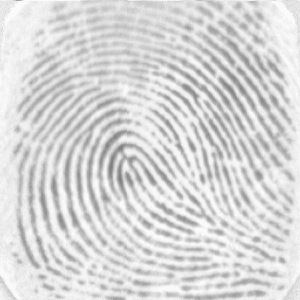
#> input picture finger1.png, 300 x 300 px, given in place of finger1.tif, which was not available
$ jupyter execute mcc_full_fingerprint.ipynb   (shell and % lines are left out)   (older library calls are emulated)   (text cells are left out)
#> lines starting #> are read from the running program, lines starting #| are printed output that depends on the picture; after the words box and inside, x2 and y2 are one past the last pixel; in counts of white or black regions, pixels touching at a corner belong together; pictures that were not available may be replaced by others from this repository, and a replacement may not be noted
[cell 1]
# 📦 Imports
import cv2
import numpy as np
import matplotlib.pyplot as plt
from PIL import Image
from skimage.morphology import skeletonize
from skimage.filters import threshold_otsu
from scipy.spatial.distance import cosine
from scipy.ndimage import sobel
from skimage.feature import corner_peaks

[cell 2]
# 📥 Load TIFF as grayscale
def load_tiff_as_grayscale(path):
    img = Image.open(path).convert('L')
    return np.array(img, dtype=np.uint8)

[cell 3]
# ⚙️ Preprocessing: Binarize and skeletonize
def preprocess_image(gray_img):
    thresh = threshold_otsu(gray_img)
    binary = gray_img > thresh
    skeleton = skeletonize(binary)
    return skeleton.astype(np.uint8), gray_img

[cell 4]
# 📐 Compute orientation field
def compute_orientation_field(img, block_size=16):
    rows, cols = img.shape
    orientation = np.zeros((rows // block_size, cols // block_size))

    for i in range(0, rows - block_size, block_size):
        for j in range(0, cols - block_size, block_size):
            block = img[i:i+block_size, j:j+block_size]
            dx = sobel(block, axis=1)
            dy = sobel(block, axis=0)
            v = 2 * np.sum(dx * dy)
            u = np.sum(dx**2 - dy**2)
            orientation[i//block_size, j//block_size] = 0.5 * np.arctan2(v, u)
    return orientation

[cell 5]
# 🎨 Gabor filtering
def apply_gabor_filter(img):
    ksize = 21
    sigma = 5.0
    lambd = 10.0
    gamma = 0.5
    psi = 0
    responses = []
    for theta in np.linspace(0, np.pi, 8, endpoint=False):
        kernel = cv2.getGaborKernel((ksize, ksize), sigma, theta, lambd, gamma, psi)
        fimg = cv2.filter2D(img, cv2.CV_32F, kernel)
        responses.append(fimg)
    return np.max(responses, axis=0)

[cell 6]
# 🔍 Extract mock minutiae (top corners)
def extract_minutiae_points(skeleton):
    corners = corner_peaks(cv2.cornerHarris(skeleton.astype(np.float32), 2, 3, 0.04), min_distance=10)
    return corners[:50]

[cell 7]
# 🧬 Generate MCC-style descriptors
def generate_mcc_descriptors(minutiae, orientation_field, radius=16, bins=8):
    descriptors = []
    for (y, x) in minutiae:
        patch = np.zeros((bins, bins))
        for (y2, x2) in minutiae:
            dy, dx = y2 - y, x2 - x
            dist = np.hypot(dx, dy)
            if dist < radius and dist != 0:
                bin_x = int((dx + radius) * bins / (2 * radius))
                bin_y = int((dy + radius) * bins / (2 * radius))
                if 0 <= bin_x < bins and 0 <= bin_y < bins:
                    angle = orientation_field[y2//16, x2//16] if 0 <= y2//16 < orientation_field.shape[0] and 0 <= x2//16 < orientation_field.shape[1] else 0
                    patch[bin_y, bin_x] += np.cos(angle)
        descriptors.append(patch.flatten())
    return np.array(descriptors)

[cell 8]
# 🧪 Match descriptors using cosine similarity
def match_fingerprints(desc1, desc2):
    scores = []
    for d1 in desc1:
        if np.linalg.norm(d1) == 0:
            continue
        for d2 in desc2:
            if np.linalg.norm(d2) == 0:
                continue
            sim = 1 - cosine(d1, d2)
            if not np.isnan(sim):
                scores.append(sim)
    return np.mean(sorted(scores, reverse=True)[:10]) if scores else 0.0

[cell 9]
# 🚀 Run the full pipeline on TIFF images
gray1 = load_tiff_as_grayscale('finger1.tif')
#> in load_tiff_as_grayscale, img is the input picture: PIL image 300x300 L; min 121, max 250, mean 215.8
gray2 = load_tiff_as_grayscale('finger2.tif')
#> call 2 of load_tiff_as_grayscale, with path = 'finger2.tif'
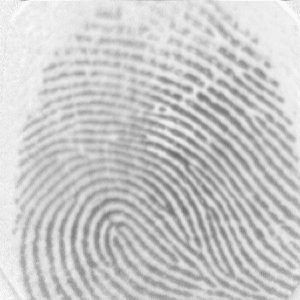
#> input picture finger2.tif, 300 x 300 px
#> in load_tiff_as_grayscale, img is the input picture: PIL image 300x300 L; min 108, max 250, mean 201.2

skel1, _ = preprocess_image(gray1)
#> in preprocess_image, `thresh = threshold_otsu(gray_img)`: thresh = 208
#> in preprocess_image, `binary = gray_img > thresh`:
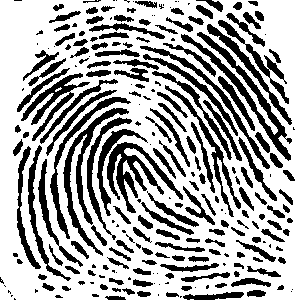
#> binary: shape (300, 300) bool; 66.6% white; 238 black regions (74 under 20 px), largest, box (x1, y1, x2, y2) and area: (181, 32, 292, 161) 1866, (107, 142, 183, 213) 1686, (63, 108, 129, 256) 1533
#> in preprocess_image, `skeleton = skeletonize(binary)`:
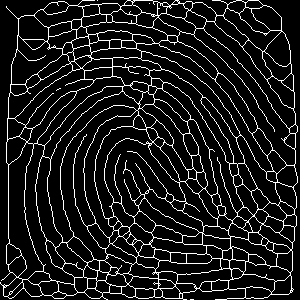
#> skeleton: shape (300, 300) bool; 10.7% white in thin lines or dots
skel2, _ = preprocess_image(gray2)
#> in preprocess_image (call 2), `thresh = threshold_otsu(gray_img)`: thresh = 195
#> in preprocess_image (call 2), `binary = gray_img > thresh`:
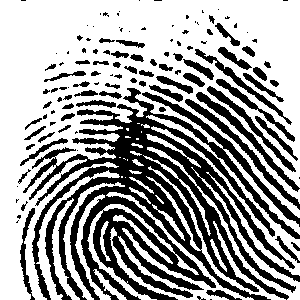
#> binary: shape (300, 300) bool; 61.9% white; 118 black regions (54 under 20 px), largest, box (x1, y1, x2, y2) and area: (23, 88, 300, 300) 25205, (185, 99, 300, 210) 981, (196, 92, 300, 192) 919
#> in preprocess_image (call 2), `skeleton = skeletonize(binary)`:
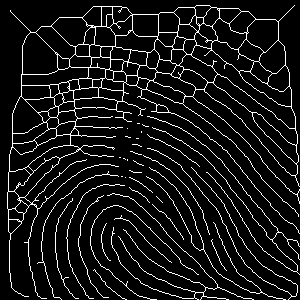
#> skeleton: shape (300, 300) bool; 8.7% white in thin lines or dots

orient1 = compute_orientation_field(gray1)
orient2 = compute_orientation_field(gray2)

filtered1 = apply_gabor_filter(gray1)
#> after the loop in apply_gabor_filter, `for theta in np.linspace(0, np.pi, 8, endpoint=False):`: responses = 8 items
#> in apply_gabor_filter, `return np.max(responses, axis=0)`:
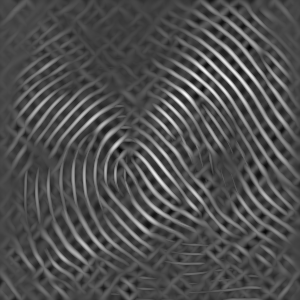
#> returned value: shape (300, 300) float32; min 280.8, max 6498.6, mean 2231.5; drawn with min black and max white
filtered2 = apply_gabor_filter(gray2)
#> the loop in apply_gabor_filter (call 2), `for theta in np.linspace(0, np.pi, 8, endpoint=False):` made 8 passes
#> pass 1, in apply_gabor_filter (call 2), `fimg = cv2.filter2D(img, cv2.CV_32F, kernel)`:
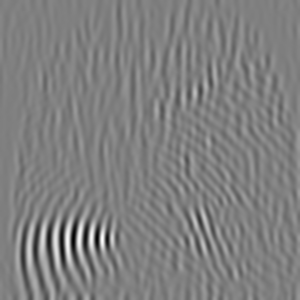
#> fimg: shape (300, 300) float32; min -3937.2, max 3879.4, mean -15.7; drawn with min black and max white
#> in apply_gabor_filter (call 2), `return np.max(responses, axis=0)`:
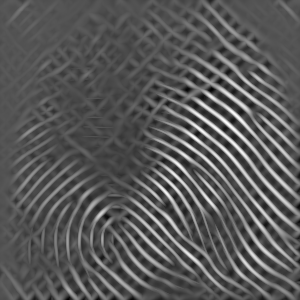
#> returned value: shape (300, 300) float32; min 74.56, max 5862.8, mean 2106.3; drawn with min black and max white

minu1 = extract_minutiae_points(skel1)
#> in extract_minutiae_points, `corners = corner_peaks(cv2.cornerHarris(skeleton.astype(np.float32), 2..`: corners = 205 pairs, first value 10 to 288, second value 10 to 289
#> minu1 = 50 pairs, first value 10 to 287, second value 10 to 285
minu2 = extract_minutiae_points(skel2)
#> minu2 = 50 pairs, first value 10 to 241, second value 10 to 254

desc1 = generate_mcc_descriptors(minu1, orient1)
#> the loop in generate_mcc_descriptors, `for (y, x) in minutiae:` made 50 passes
#> (y, x) on passes 1 to 12: (287, 160), (10, 253), (12, 165), (15, 85), (16, 105), (17, 135), (23, 70), (29, 280), (35, 50), (36, 90), (36, 134), (37, 169)
#> after the loop in generate_mcc_descriptors, `for (y, x) in minutiae:`: descriptors = 50 items
desc2 = generate_mcc_descriptors(minu2, orient2)
#> call 2 of generate_mcc_descriptors, with minutiae = array of shape (50, 2), orientation_field = array of shape (18, 18), radius = 16, bins = 8
#> the loop in generate_mcc_descriptors (call 2), `for (y, x) in minutiae:` made 50 passes
#> (y, x) on passes 1 to 12: (38, 156), (199, 21), (10, 221), (13, 111), (16, 134), (16, 157), (19, 198), (23, 181), (25, 100), (29, 131), (34, 176), (37, 117)
#> in generate_mcc_descriptors (call 2), `return np.array(descriptors)`:
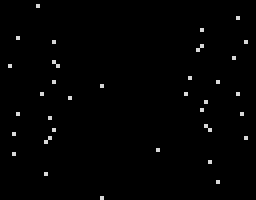
#> returned value: shape (50, 64) float64 (shown 4 times larger); min 0, max 0.861, mean 0.0101

similarity = match_fingerprints(desc1, desc2)
#> the loop in match_fingerprints, `for d1 in desc1:` made 50 passes
#> after the loop in match_fingerprints, `for d1 in desc1:`: scores = 600 values, max 1 at index 150, min 0 at index 0, mean 0.0304
#> similarity = 0.884
print(f"🔗 Similarity Score: {similarity:.4f}")
#| 🔗 Similarity Score: 0.8844

[cell 10]
# 📊 Visualization
plt.subplot(1,2,1)
plt.imshow(skel1, cmap='gray')
plt.scatter([x[1] for x in minu1], [x[0] for x in minu1], color='red')
plt.title("Fingerprint 1")

plt.subplot(1,2,2)
plt.imshow(skel2, cmap='gray')
plt.scatter([x[1] for x in minu2], [x[0] for x in minu2], color='blue')
plt.title("Fingerprint 2")
plt.show()
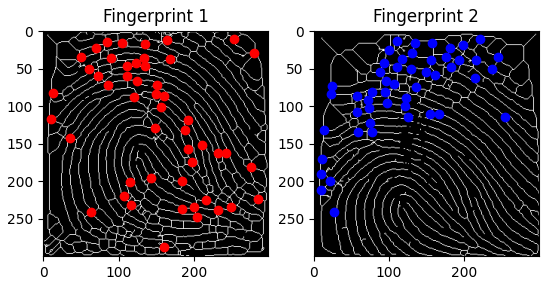
#> figure drawn by matplotlib, 2 panels
